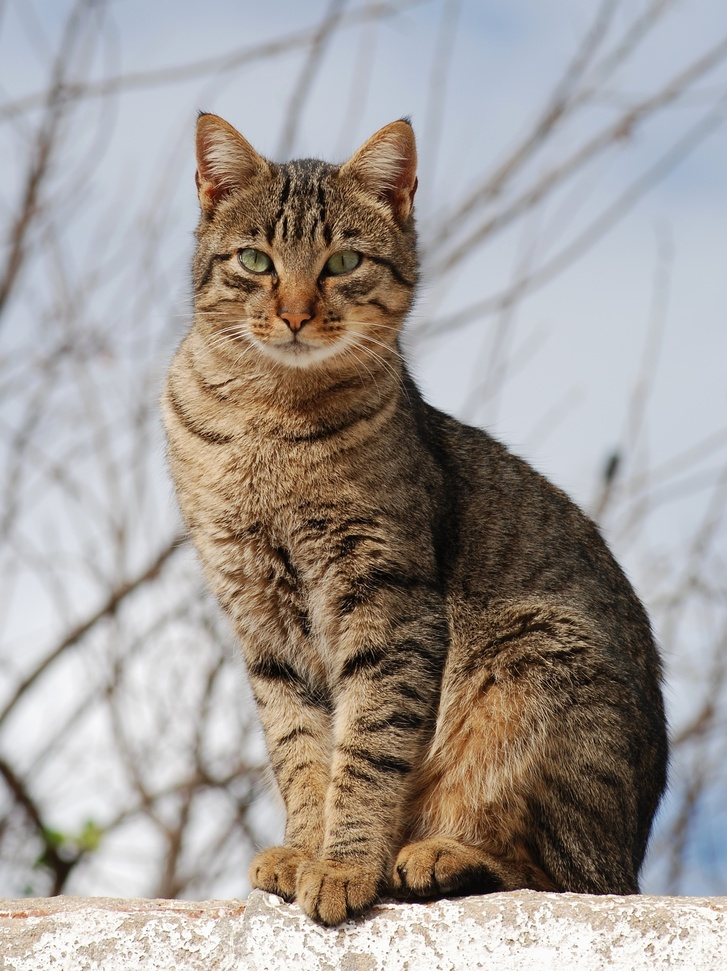
#> input picture image/1bace.jpg, 727 x 971 px, shrunk from 1795 x 2397 before the run, found by its file name
$ python make_scratch_art.py
#> lines starting #> are read from the running program, lines starting #| are printed output that depends on the picture; after the words box and inside, x2 and y2 are one past the last pixel; in counts of white or black regions, pixels touching at a corner belong together
import cv2
import numpy as np
from PIL import Image

# グラデーション画像を生成するための関数

def get_gradient_2d(start, stop, width, height, is_horizontal):
    if is_horizontal:
        return np.tile(np.linspace(start, stop, width), (height, 1))
    else:
        return np.tile(np.linspace(start, stop, height), (width, 1)).T

def get_gradient_3d(width, height, start_list, stop_list, is_horizontal_list):
    result = np.zeros((height, width, len(start_list)), dtype=np.float64)

    for i, (start, stop, is_horizontal) in enumerate(zip(start_list, stop_list, is_horizontal_list)):
        result[:, :, i] = get_gradient_2d(
            start, stop, width, height, is_horizontal)

    return result

threshold = 110    # 閾値

base_image_path = "image/1bace.jpg"
black_white_imagepath = "image/2BW.jpg"
threshold_imagepath = f"image/3BW{threshold}.jpg"
gradient_image_path = "image/4gradient.jpg"
scratch_art_image_path = "image/5scratch_art.jpg"

# 加工元画像
bace_image = cv2.imread(base_image_path)
#> bace_image is the input picture: shape (971, 727, 3); mean B, G, R 150, 154.8, 161.8

# 画像をグレースケール化
image_gray = cv2.cvtColor(bace_image, cv2.COLOR_BGR2GRAY)
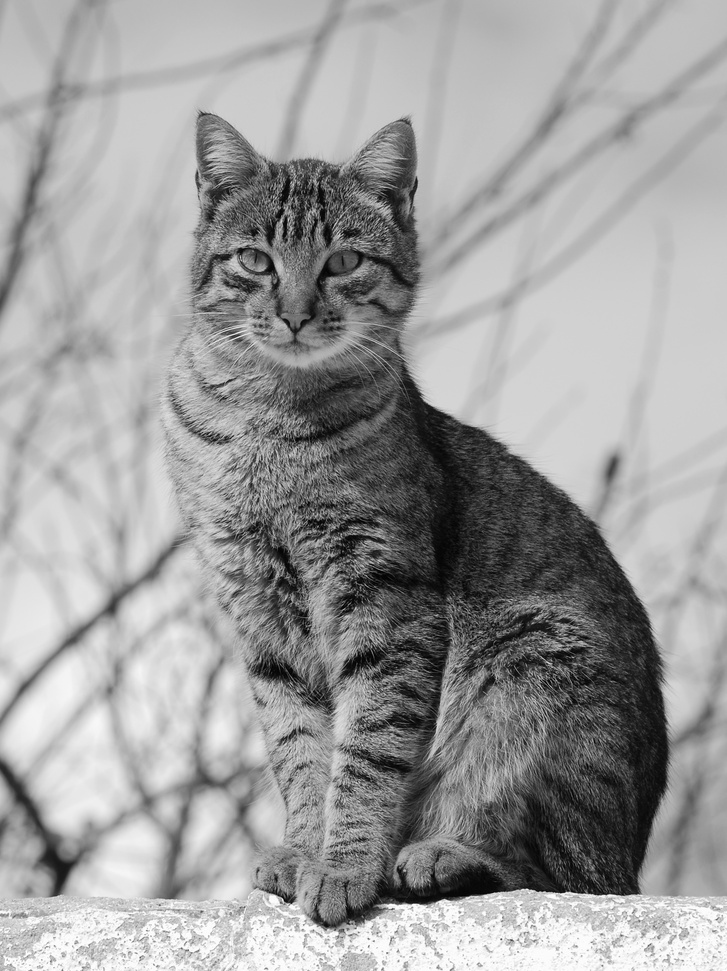
#> image_gray: shape (971, 727); min 0, max 255, mean 156.4
cv2.imwrite(black_white_imagepath, image_gray)
# サイズ取得
height = image_gray.shape[0]
#> height = 971
width = image_gray.shape[1]
#> width = 727

# 閾値を基準に白黒化
ret, threshold_image = cv2.threshold(image_gray, threshold, 255, cv2.THRESH_BINARY)
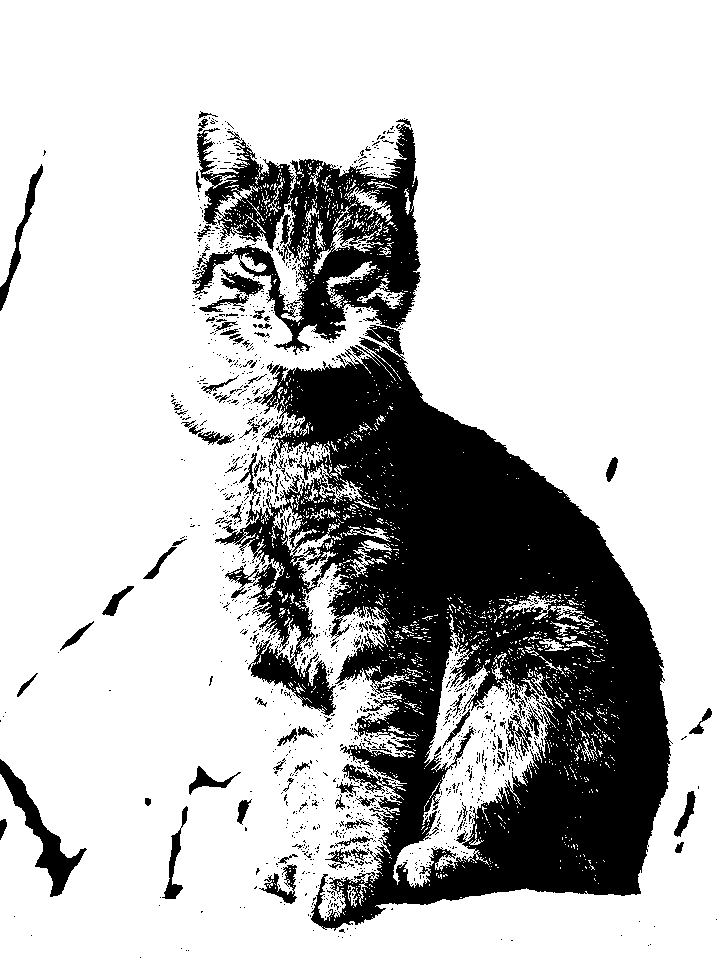
#> threshold_image: shape (971, 727); 76.3% white; 1423 black regions (1328 under 20 px), largest, box (x1, y1, x2, y2) and area: (215, 325, 673, 931) 128591, (192, 119, 421, 355) 22612, (0, 759, 87, 897) 2531
#> ret = 110
# ret, threshold_image = cv2.threshold(image_gray, threshold, 255, cv2.THRESH_BINARY_INV)
# 白黒画像の保存
cv2.imwrite(threshold_imagepath, threshold_image)

# グラデーションの生成
gradient_RGB = get_gradient_3d(width, height, (0, 0, 192),
                           (255, 255, 64), (False, False, True))
#> after the loop in get_gradient_3d, `for i, (start, stop, is_horizontal) in enumerate(zip(start_list, stop_..`:
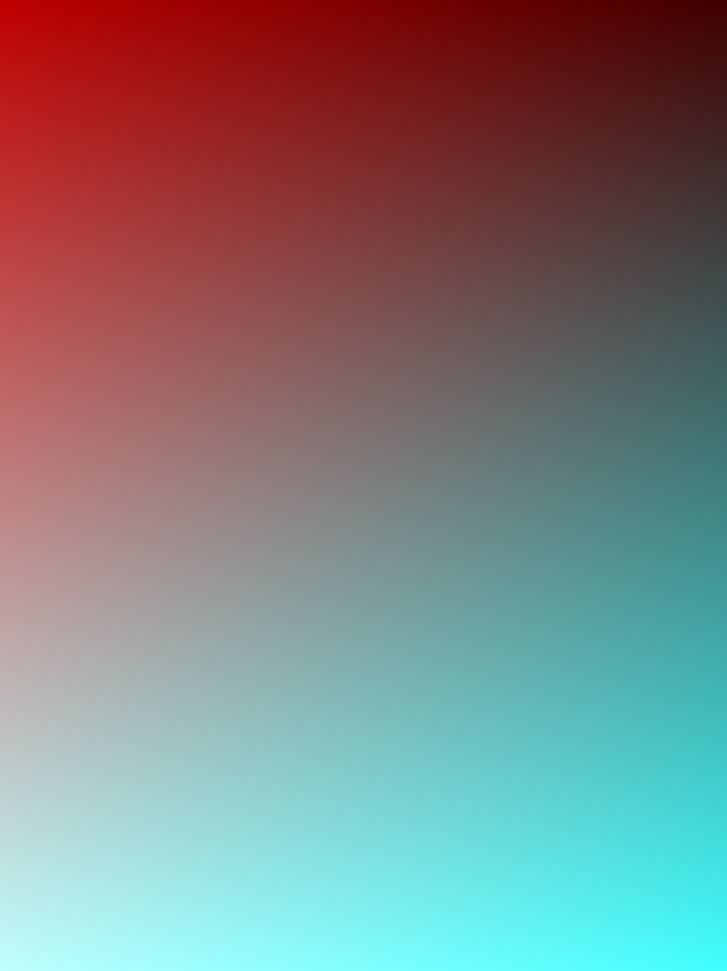
#> result: shape (971, 727, 3) float64; mean of channels 0, 1, 2 127.5, 127.5, 128; drawn as B, G, R
# グラデーション画像の保存
cv2.imwrite(gradient_image_path, gradient_RGB)

# 白黒画像とグラデーション画像の合成
# 白黒画像の読み込み
img1_BGR = cv2.imread(threshold_imagepath)
#> img1_BGR: shape (971, 727, 3); min 0, max 255, mean 194.6
img1_RGB = cv2.cvtColor(img1_BGR, cv2.COLOR_BGR2RGB)
# グラデーション画像の読み込み
img2_BGR = cv2.imread(gradient_image_path)

# 画像の合成
blended = cv2.addWeighted(src1=img1_RGB, alpha=0.7,
                          src2=img2_BGR, beta=0.3, gamma=0)
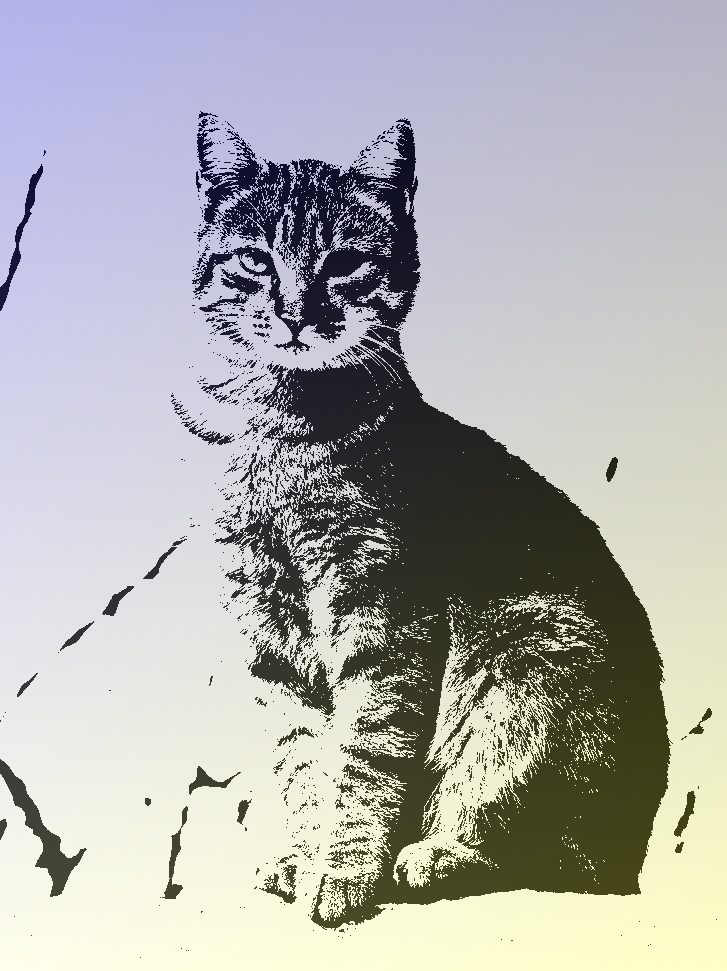
#> blended: shape (971, 727, 3); mean R, G, B 174.5, 174.6, 174.6
cv2.imwrite(scratch_art_image_path, blended)
